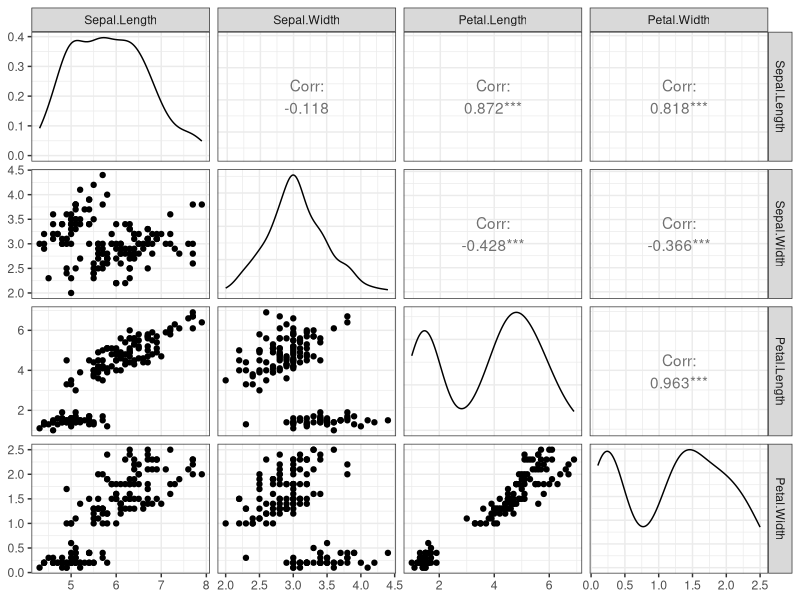

The R source for this figure: (Note: this script raises an error after producing the figure.)
library(GGally)
library(ggplot2)
x<-iris[,-5]
ggpairs(iris[,-5])+ theme_bw()
df <- iris
splom(~x,groups=NULL, data=x,axis.line.tck=0,axis.text.alpha=0, col="blue")
